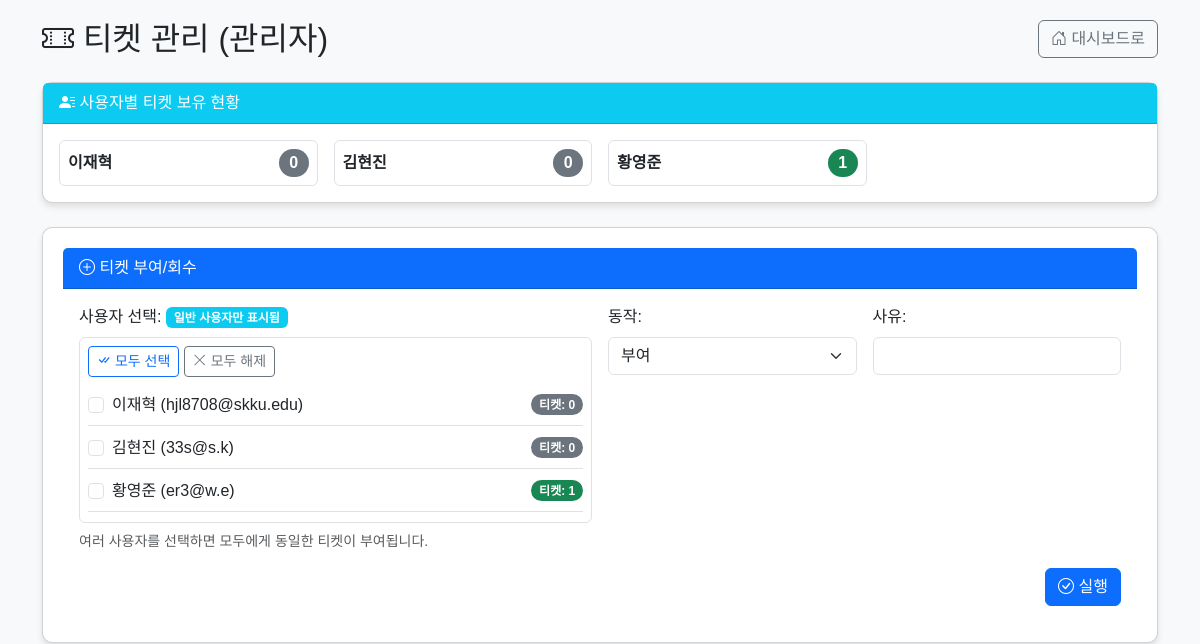
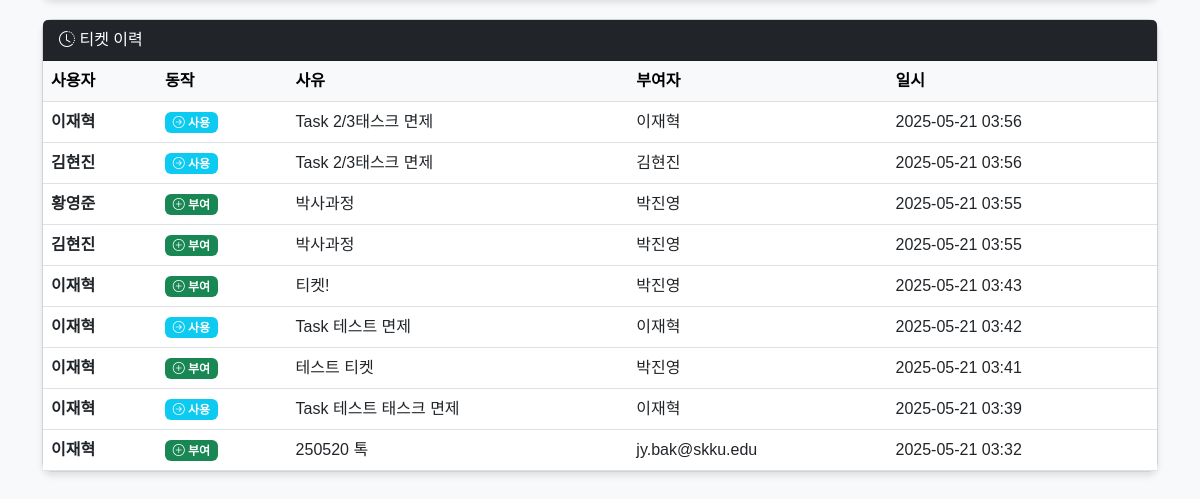
/ticket/manage (signed in), run on an earlier commit of the app's database (2 pictures, top to bottom).
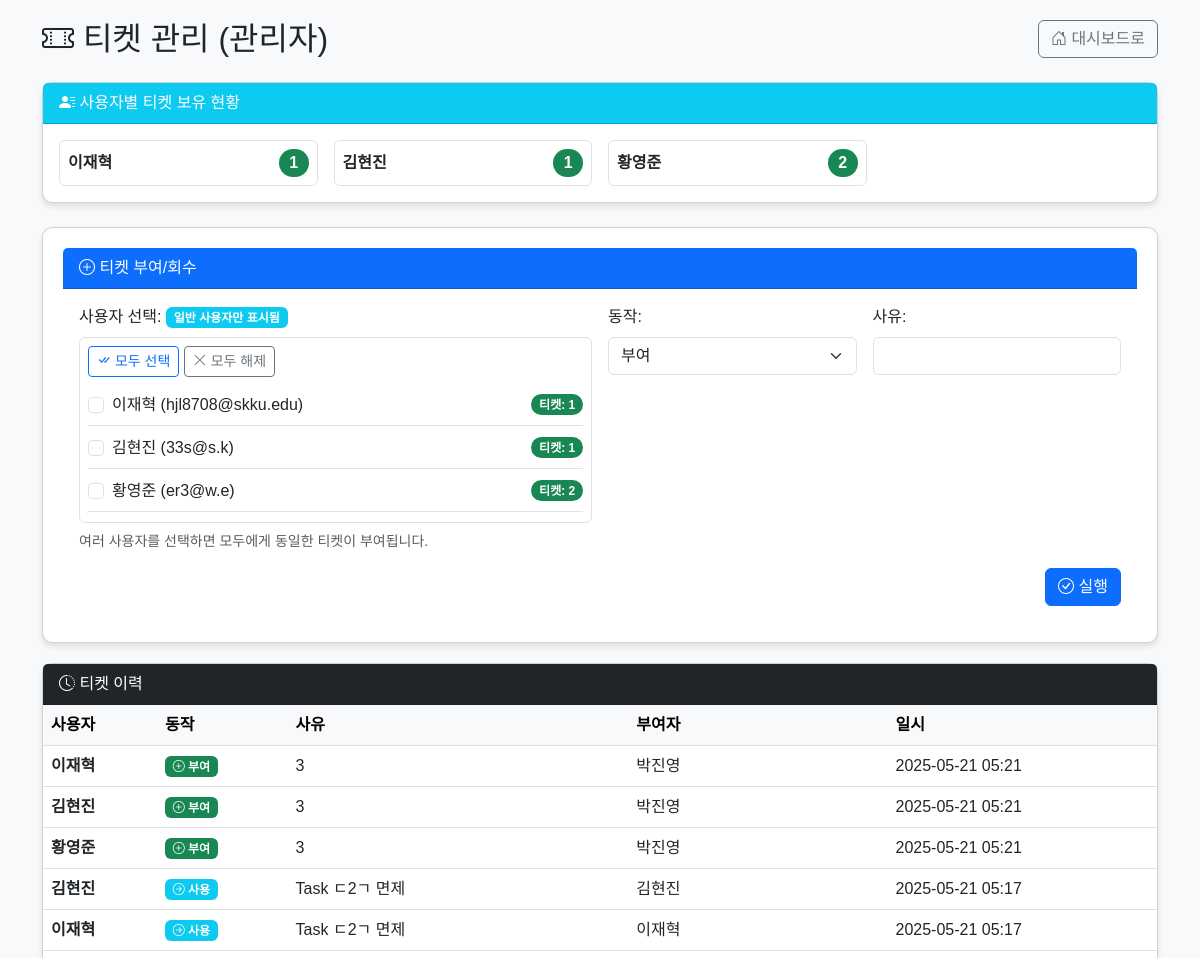
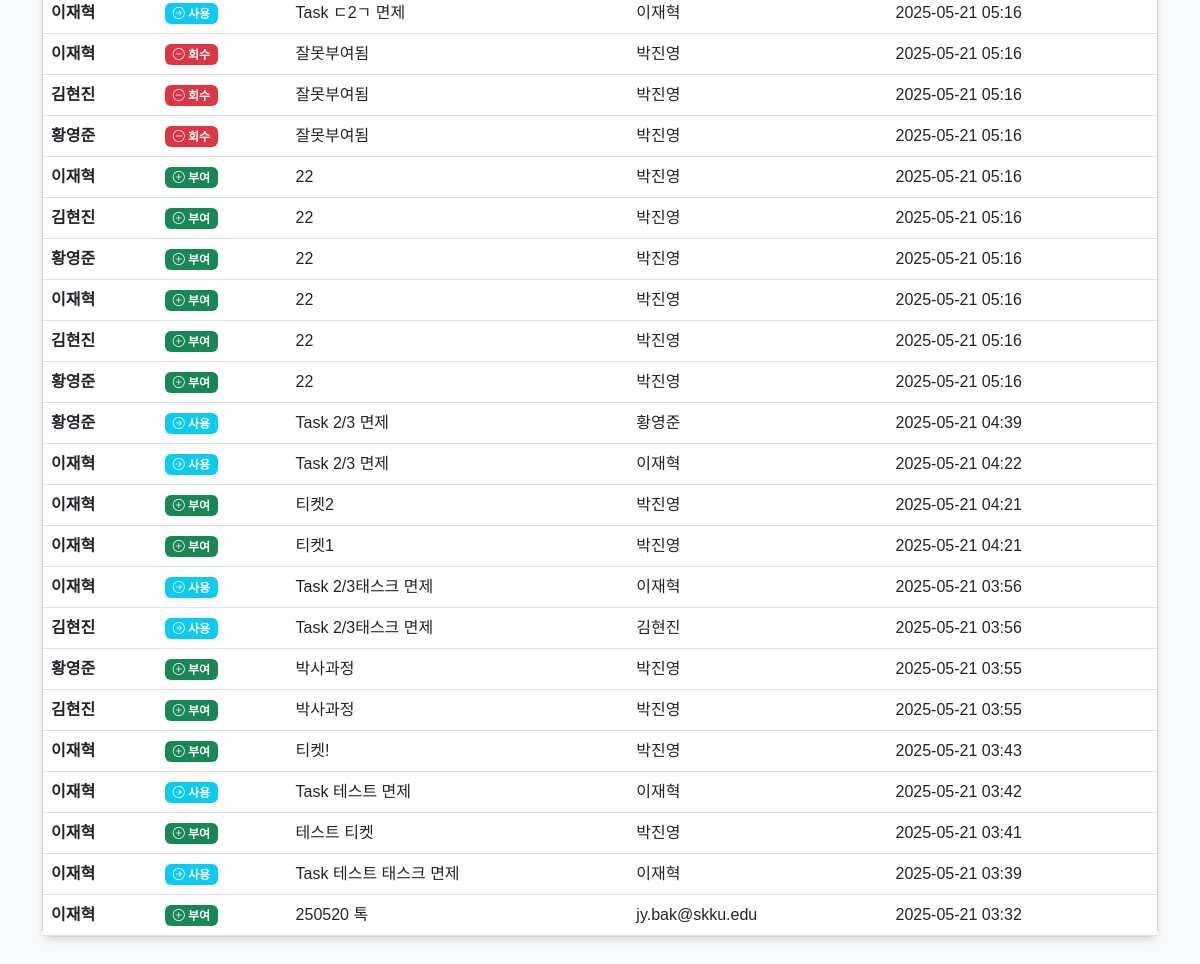
And on a later commit of the database (2 pictures, top to bottom).
### models.py (models this page shows, shortened)
class User(UserMixin, db.Model):
    id = db.Column(db.Integer, primary_key=True)
    email = db.Column(db.String(120), unique=True, nullable=False)
    password = db.Column(db.String(200), nullable=False)
    name = db.Column(db.String(50), nullable=False)
    role = db.Column(db.String(20), nullable=False, default='user')  # 'admin' 또는 'user'
    created_at = db.Column(db.DateTime, server_default=db.func.now())

class Ticket(db.Model):
    id = db.Column(db.Integer, primary_key=True)
    user_id = db.Column(db.Integer, db.ForeignKey('user.id'), nullable=False)
    type = db.Column(db.String(20), nullable=False)  # 'grant', 'revoke', 'use'
    reason = db.Column(db.String(200), nullable=False)
    created_by = db.Column(db.String(120), nullable=False)  # 이메일 또는 이름
    created_at = db.Column(db.DateTime, server_default=db.func.now())
    user = db.relationship('User', backref=db.backref('tickets', lazy=True))

### app.py (the view, shortened to what this page needs)
@app.route('/ticket/manage', methods=['GET', 'POST'])
@login_required
def ticket_manage():
    if current_user.role != 'admin':
        flash('접근 권한이 없습니다.')
        return redirect(url_for('dashboard'))
    users = User.query.filter(User.role != 'admin').all()
    user_tickets = {}
    for user in users:
        tickets = Ticket.query.filter_by(user_id=user.id).all()
        grant = sum(1 for t in tickets if t.type == 'grant')
        revoke = sum(1 for t in tickets if t.type == 'revoke')
        use = sum(1 for t in tickets if t.type == 'use')
        remain = grant - revoke - use
        user_tickets[user.id] = {
            'total': grant,
            'used': use,
            'revoked': revoke,
            'remain': remain
        }
    tickets = Ticket.query.join(User).filter(User.role != 'admin').order_by(Ticket.created_at.desc()).all()
    return render_template('ticket_manage.html', users=users, tickets=tickets, user_tickets=user_tickets)

### app.py (called while the page is built)
@login_manager.user_loader
def load_user(user_id):
    return User.query.get(int(user_id))

### templates/ticket_manage.html (shortened to what the changed rows need)
<!DOCTYPE html>
<html lang="ko">
<head>
    <link href="https://cdn.jsdelivr.net/npm/bootstrap@5.3.0-alpha1/dist/css/bootstrap.min.css" rel="stylesheet">
    <link rel="stylesheet" href="https://cdn.jsdelivr.net/npm/bootstrap-icons@1.10.3/font/bootstrap-icons.css">
</head>
<body>
    <div class="container">
        <div class="d-flex justify-content-between align-items-center mb-4">
            <h2 class="mb-0"><i class="bi bi-ticket-perforated"></i> 티켓 관리 (관리자)</h2>
        </div>
        <div class="card mb-4">
            <div class="card-body p-3">
                <div class="row row-cols-2 row-cols-md-3 row-cols-lg-4 g-3">
                    {% for user in users %}
                    <div class="col">
                        <div class="d-flex align-items-center border rounded p-2">
                            <div class="me-auto">
                                <strong>{{ user.name }}</strong>
                            </div>
                            <span class="badge {% if user_tickets[user.id].remain > 0 %}bg-success{% else %}bg-secondary{% endif %} rounded-pill fs-6 ms-2">
                                {{ user_tickets[user.id].remain }}
                            </span>
                        </div>
                    </div>
                    {% endfor %}
                </div>
            </div>
        </div>
        <div class="card ticket-form">
            <div class="card-body">
                <form method="POST" class="row g-3">
                    <div class="col-md-6">
                        <div class="border rounded p-2" style="max-height: 300px; overflow-y: auto;">
                            {% for user in users %}
                            <div class="form-check d-flex justify-content-between align-items-center border-bottom py-2">
                                <div>
                                    <input class="form-check-input user-checkbox" type="checkbox" name="user_ids" value="{{ user.id }}" id="user-{{ user.id }}">
                                    <label class="form-check-label" for="user-{{ user.id }}">
                                        {{ user.name }} ({{ user.email }})
                                    </label>
                                </div>
                                <span class="badge {% if user_tickets[user.id].remain > 0 %}bg-success{% else %}bg-secondary{% endif %} rounded-pill">
                                    티켓: {{ user_tickets[user.id].remain }}
                                </span>
                            </div>
                            {% endfor %}
                        </div>
                    </div>
                </form>
            </div>
        </div>
        <div class="card">
            <div class="card-body p-0">
                <div class="table-responsive">
                    <table class="table table-hover mb-0">
                        <thead>
                            <tr class="table-light">
                                <th>사용자</th>
                                <th>동작</th>
                                <th>사유</th>
                                <th>부여자</th>
                                <th>일시</th>
                            </tr>
                        </thead>
                        <tbody>
                            {% for ticket in tickets %}
                            <tr>
                                <td><strong>{{ ticket.user.name }}</strong></td>
                                <td>
                                    {% if ticket.type == 'grant' %}
                                        <span class="badge bg-success">
                                            <i class="bi bi-plus-circle"></i> 부여
                                        </span>
                                    {% elif ticket.type == 'revoke' %}
                                        <span class="badge bg-danger">
                                            <i class="bi bi-dash-circle"></i> 회수
                                        </span>
                                    {% elif ticket.type == 'use' %}
                                        <span class="badge bg-info">
                                            <i class="bi bi-arrow-right-circle"></i> 사용
                                        </span>
                                    {% else %}
                                        <span class="badge bg-secondary">{{ ticket.type }}</span>
                                    {% endif %}
                                </td>
                                <td>{{ ticket.reason }}</td>
                                <td>{{ ticket.created_by }}</td>
                                <td>{{ ticket.created_at.strftime('%Y-%m-%d %H:%M') }}</td>
                            </tr>
                            {% endfor %}
                        </tbody>
                    </table>
                </div>
            </div>
        </div>
    </div>
</body>
</html>

What changed in the data, as far as the page shows it:
computed for User "이재혁": id "0" → "1"
computed for User "김현진": user_tickets "0" → "1"
computed for User "황영준": user_tickets "1" → "2"
added Ticket: user.name "이재혁", type "grant" (drawn), reason "3", created_by "박진영", created_at "2025-05-21 05:21"
added Ticket: user.name "김현진", type "grant" (drawn), reason "3", created_by "박진영", created_at "2025-05-21 05:21"
added Ticket: user.name "황영준", type "grant" (drawn), reason "3", created_by "박진영", created_at "2025-05-21 05:21"
added Ticket: user.name "김현진", type "use" (drawn), reason "Task ㄷ2ㄱ 면제", created_by "김현진", created_at "2025-05-21 05:17"
added Ticket: user.name "이재혁", type "use" (drawn), reason "Task ㄷ2ㄱ 면제", created_by "이재혁", created_at "2025-05-21 05:17"
added Ticket: user.name "이재혁", type "use" (drawn), reason "Task ㄷ2ㄱ 면제", created_by "이재혁", created_at "2025-05-21 05:16"
added Ticket: user.name "이재혁", type "revoke" (drawn), reason "잘못부여됨", created_by "박진영", created_at "2025-05-21 05:16"
added Ticket: user.name "김현진", type "revoke" (drawn), reason "잘못부여됨", created_by "박진영", created_at "2025-05-21 05:16"
added Ticket: user.name "황영준", type "revoke" (drawn), reason "잘못부여됨", created_by "박진영", created_at "2025-05-21 05:16"
added Ticket: user.name "이재혁", type "grant" (drawn), reason "22", created_by "박진영", created_at "2025-05-21 05:16"
added Ticket: user.name "김현진", type "grant" (drawn), reason "22", created_by "박진영", created_at "2025-05-21 05:16"
added Ticket: user.name "황영준", type "grant" (drawn), reason "22", created_by "박진영", created_at "2025-05-21 05:16"
added Ticket: user.name "이재혁", type "grant" (drawn), reason "22", created_by "박진영", created_at "2025-05-21 05:16"
added Ticket: user.name "김현진", type "grant" (drawn), reason "22", created_by "박진영", created_at "2025-05-21 05:16"
added Ticket: user.name "황영준", type "grant" (drawn), reason "22", created_by "박진영", created_at "2025-05-21 05:16"
added Ticket: user.name "황영준", type "use" (drawn), reason "Task 2/3 면제", created_by "황영준", created_at "2025-05-21 04:39"
added Ticket: user.name "이재혁", type "use" (drawn), reason "Task 2/3 면제", created_by "이재혁", created_at "2025-05-21 04:22"
added Ticket: user.name "이재혁", type "grant" (drawn), reason "티켓2", created_by "박진영", created_at "2025-05-21 04:21"
added Ticket: user.name "이재혁", type "grant" (drawn), reason "티켓1", created_by "박진영", created_at "2025-05-21 04:21"
